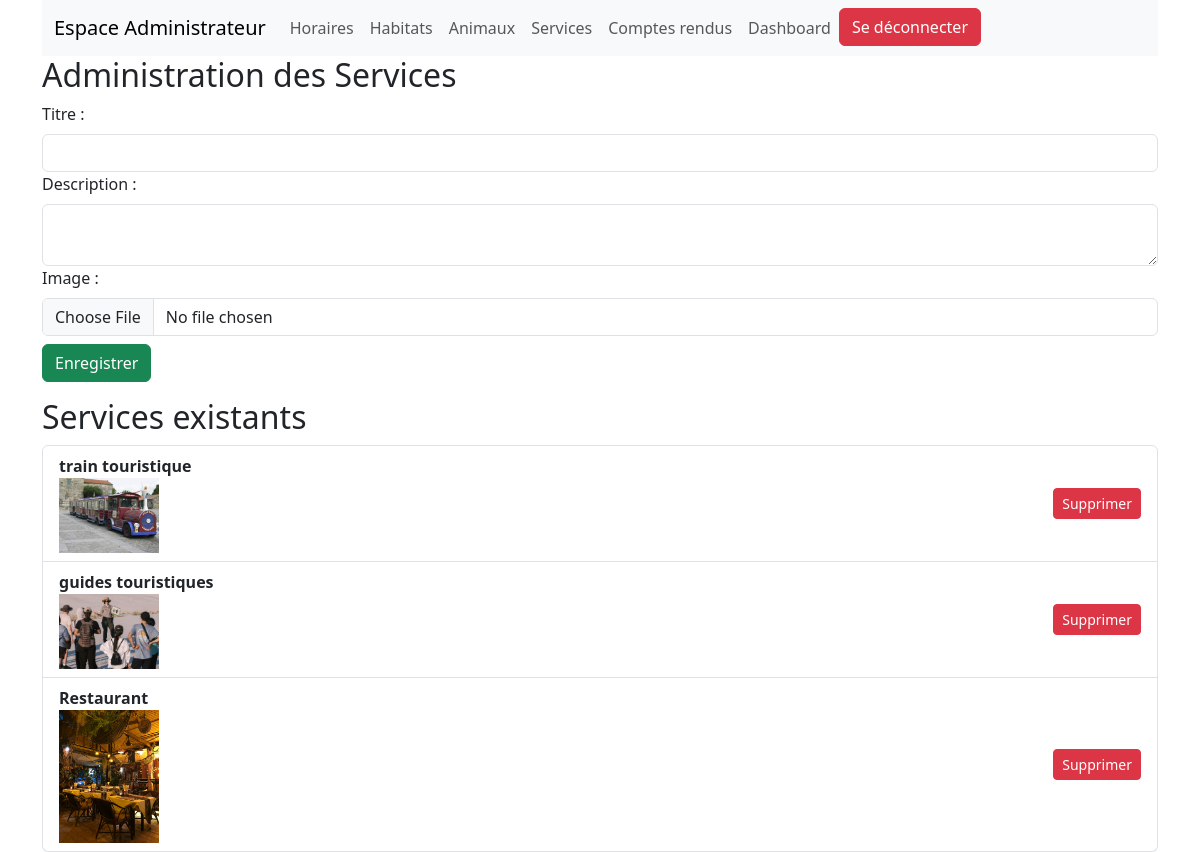
The app's page /admin/services.php (signed in) with its own data.
### tables this page shows
CREATE TABLE `services` (
  `id` int NOT NULL,
  `title` varchar(255) NOT NULL,
  `description` text NOT NULL,
  `image` varchar(255) NOT NULL
);

### admin/services.php (the view, shortened to what this page needs)
<?php
require_once '../database/auth.php';
$stmt = $pdo->query("SELECT * FROM services");
$services = $stmt->fetchAll(PDO::FETCH_ASSOC);
?>
<!DOCTYPE html>
<html lang="fr">
<head>
    <link href="https://cdn.jsdelivr.net/npm/bootstrap@5.3.3/dist/css/bootstrap.min.css" rel="stylesheet">
</head>
<body>
<div class="container">
    <?php include 'navbar.php' ?>
    <h2>Administration des Services</h2>
    <form method="post" enctype="multipart/form-data">
        <div class="mb-3">
            <label class="form-label" for="title">Titre :</label>
            <input class="form-control" type="text" name="title" required>
            <label class="form-label" for="description">Description :</label>
            <textarea class="form-control" name="description" required></textarea>
            <label class="form-label" for="image">Image :</label>
            <input type="file" class="form-control" name="image" accept="image/*" required>
            <button class="btn btn-success mt-2" type="submit">Enregistrer</button>
        </div>
    </form>
    <h2>Services existants</h2>
    <ul class="list-group">
        <?php foreach ($services as $service): ?>
            <li class="list-group-item d-flex justify-content-between align-items-center">
                <div>
                    <strong><?php echo htmlspecialchars($service['title']); ?></strong><br>
                    <img src="<?= $service['image'] ?>" alt="<?= htmlspecialchars($service['title']) ?>" style="width: 100px; height: auto;">
                </div>
                <div>
                    <a href="?delete=<?= $service['id']; ?>" class="btn btn-danger btn-sm" onclick="return confirm('Êtes-vous sûr de vouloir supprimer ce service ?')">Supprimer</a>
                </div>
            </li>
        <?php endforeach; ?>
    </ul>
</div>
</body>
</html>

### records on screen
services: title "train touristique", image (picture)
services: title "guides touristiques", image (picture)
services: title "Restaurant", image (picture)
